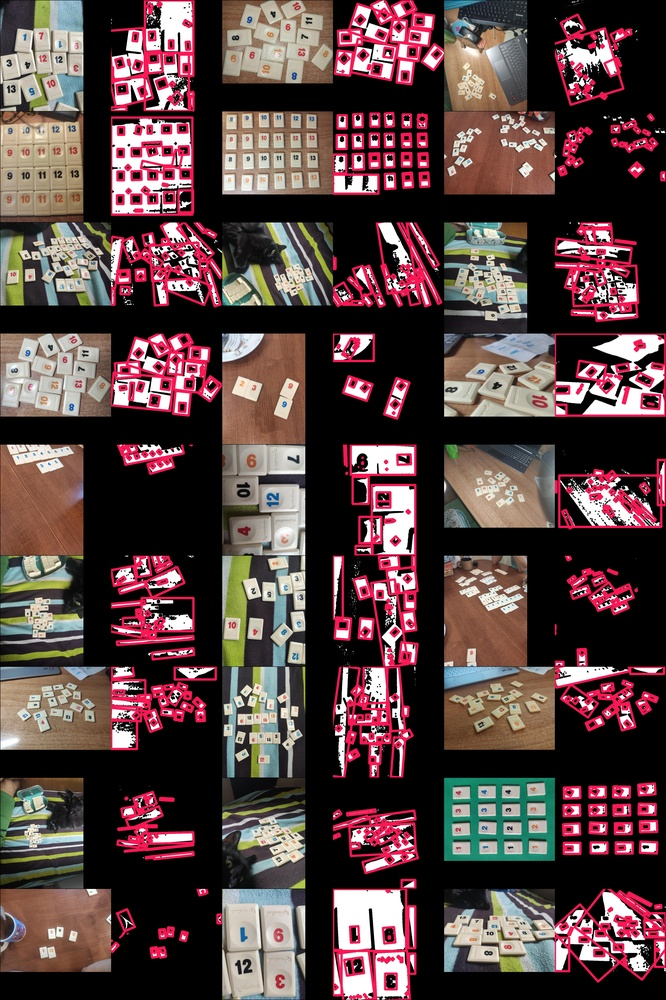
#> input picture comparation/examples/setdetection.jpg, 666 x 1000 px, shrunk from 3848 x 5780 before the run; its folder holds only this picture in this run
$ python -i align_tiles.py   (imports and definitions only)
#> lines starting #> are read from the running program, lines starting #| are printed output that depends on the picture; after the words box and inside, x2 and y2 are one past the last pixel; in counts of white or black regions, pixels touching at a corner belong together
#> further down, picture is the input picture: shape (1000, 666, 3); mean B, G, R 67.2, 67.5, 89.3
import glob
import os
from traceback import print_tb
from matplotlib import pyplot as plt
import numpy as np
# import cv2 as cv
import cv2
from tqdm import tqdm
from scipy import ndimage

# [9 lines left out: function align1, not called in this run]

def align2(image):
    # [22 lines left out: function rotate_image, not called in this run]

    def order_points_clockwise(pts):
        # sort the points based on their x-coordinates
        xSorted = pts[np.argsort(pts[:, 0]), :]

        # grab the left-most and right-most points from the sorted
        # x-roodinate points
        leftMost = xSorted[:2, :]
        rightMost = xSorted[2:, :]

        # now, sort the left-most coordinates according to their
        # y-coordinates so we can grab the top-left and bottom-left
        # points, respectively
        leftMost = leftMost[np.argsort(leftMost[:, 1]), :]
        (tl, bl) = leftMost

        # now, sort the right-most coordinates according to their
        # y-coordinates so we can grab the top-right and bottom-right
        # points, respectively
        rightMost = rightMost[np.argsort(rightMost[:, 1]), :]
        (tr, br) = rightMost

        # return the coordinates in top-left, top-right,
        # bottom-right, and bottom-left order
        return np.array([tl, tr, br, bl], dtype="int32")

    # [40 lines left out: function perspective_transform, not called in this run]

    original = image.copy()
    gray = cv2.cvtColor(image, cv2.COLOR_BGR2GRAY)
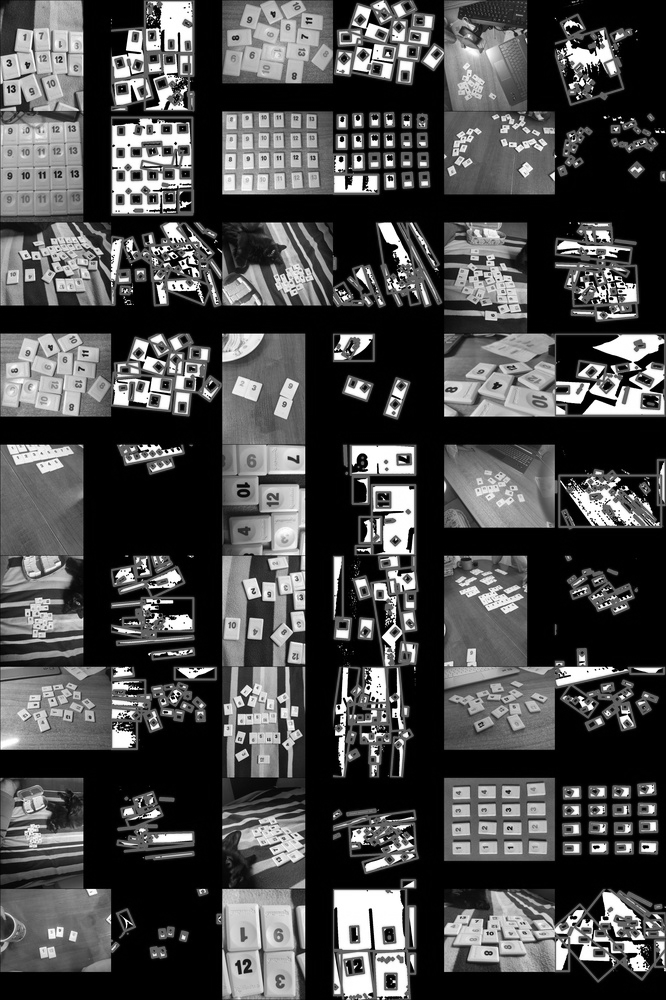
#> gray: shape (1000, 666); min 0, max 255, mean 74
    canny = cv2.Canny(gray, 120, 255, 1)
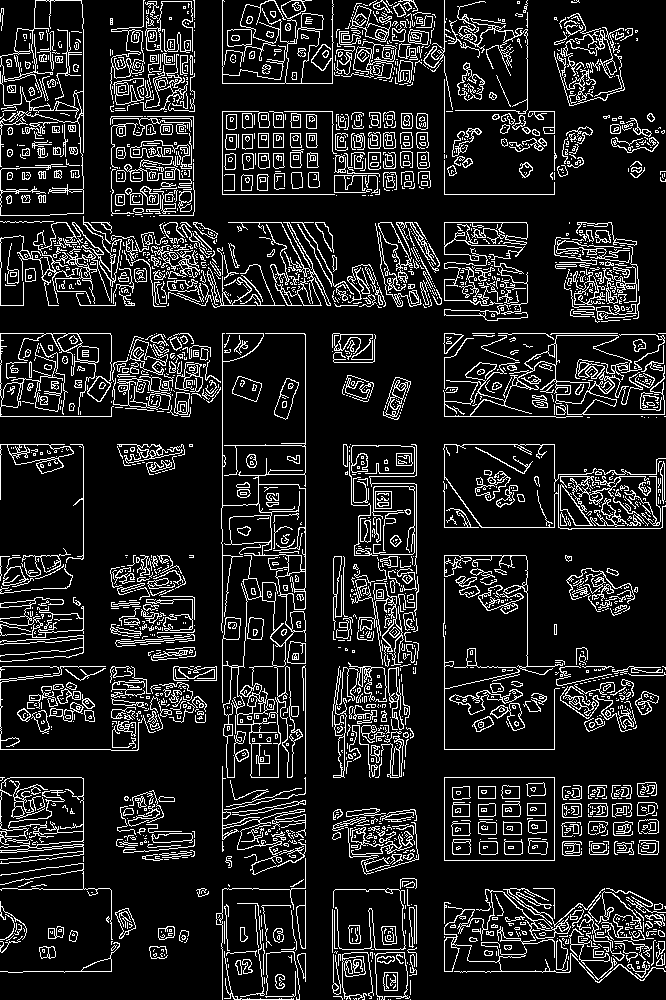
#> canny: shape (1000, 666); 13.1% white in thin lines or dots

    corners = cv2.goodFeaturesToTrack(canny,4,0.5,50)
#> corners = [[412, 946], [412, 286], [390, 178], [66, 262]]

    c_list = []
    for corner in corners:
        x,y = corner.ravel()
        c_list.append([int(x), int(y)])
        cv2.circle(image,(x,y),5,(36,255,12),-1)
#> this loop made 4 passes
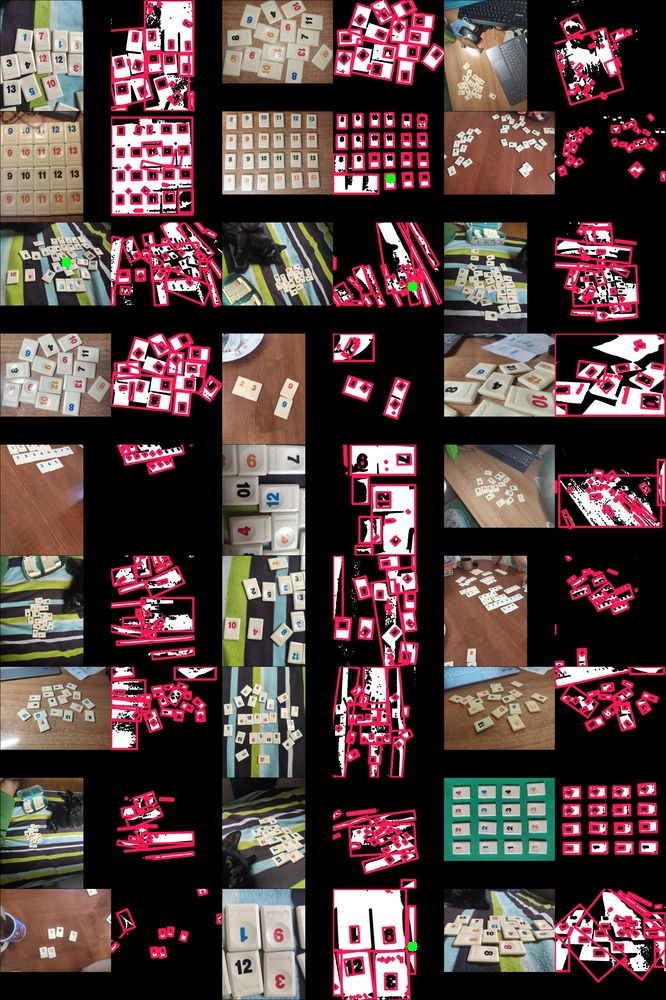
#> image: shape (1000, 666, 3); 0.05% of pixels changed, all inside (x1, y1, x2, y2) = (61, 173, 418, 952)
#> after the loop, c_list = [[412, 946], [412, 286], [390, 178], [66, 262]]

    corner_points = np.array([c_list[0], c_list[1], c_list[2], c_list[3]])
#> corner_points = [[412, 946], [412, 286], [390, 178], [66, 262]]
    ordered_corner_points = order_points_clockwise(corner_points)
#> in order_points_clockwise, `xSorted = pts[np.argsort(pts[:, 0]), :]`: xSorted = [[66, 262], [390, 178], [412, 946], [412, 286]]
#> in order_points_clockwise, `leftMost = xSorted[:2, :]`: leftMost = [[66, 262], [390, 178]]
#> in order_points_clockwise, `rightMost = xSorted[2:, :]`: rightMost = [[412, 946], [412, 286]]
#> in order_points_clockwise, `leftMost = leftMost[np.argsort(leftMost[:, 1]), :]`: leftMost = [[390, 178], [66, 262]]
#> in order_points_clockwise, `(tl, bl) = leftMost`: tl = [390, 178]; bl = [66, 262]
#> in order_points_clockwise, `rightMost = rightMost[np.argsort(rightMost[:, 1]), :]`: rightMost = [[412, 286], [412, 946]]
#> in order_points_clockwise, `(tr, br) = rightMost`: tr = [412, 286]; br = [412, 946]
#> ordered_corner_points = [[390, 178], [412, 286], [412, 946], [66, 262]]
    mask = np.zeros(image.shape, dtype=np.uint8)
    cv2.fillPoly(mask, [ordered_corner_points], (255,255,255))
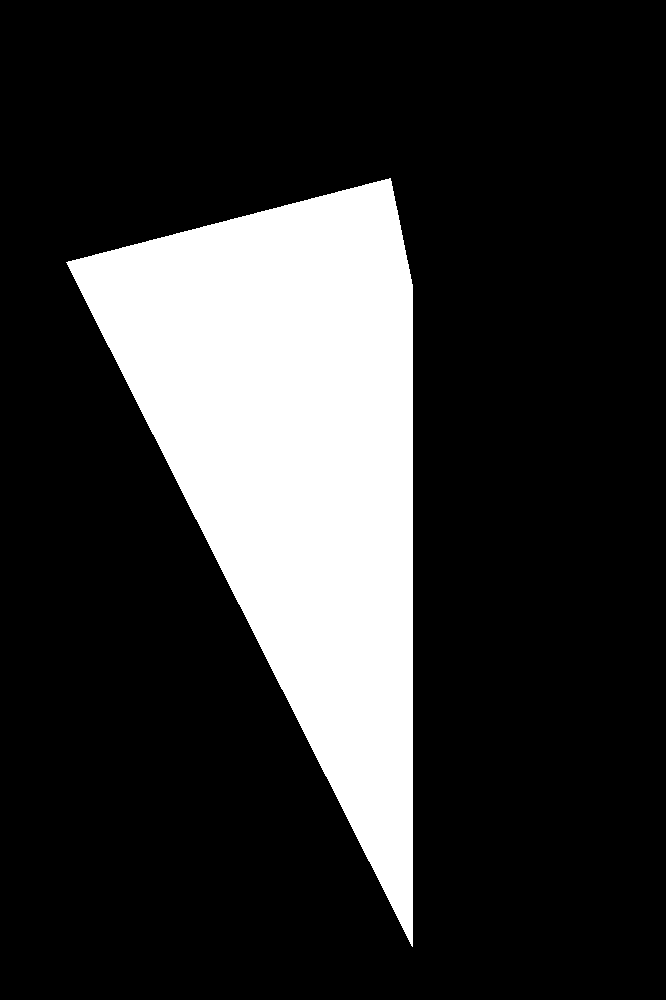
#> mask: shape (1000, 666, 3); 20% white; 1 white region, box (x1, y1, x2, y2) and area: (66, 178, 413, 947) 133489

    mask = cv2.cvtColor(mask, cv2.COLOR_BGR2GRAY)
#> mask: shape (1000, 666); 20% white; 1 white region
    cnts = cv2.findContours(mask, cv2.RETR_EXTERNAL, cv2.CHAIN_APPROX_SIMPLE)
#> cnts = 1 contour; box (x1, y1, x2, y2) and area: (66, 178, 413, 947) 132600
    cnts = cnts[0] if len(cnts) == 2 else cnts[1]

    for c in cnts:
        peri = cv2.arcLength(c, True)
        approx = cv2.approxPolyDP(c, 0.015 * peri, True)
        if len(approx) == 4:
            transformed = perspective_transform(original, approx)
#> this loop made 1 pass
#> (peri, approx) on pass 1: (1963.2, [[389, 178], [66, 262], [412, 946]])

#> (the run stopped early here; a loop or call above may not have finished)
